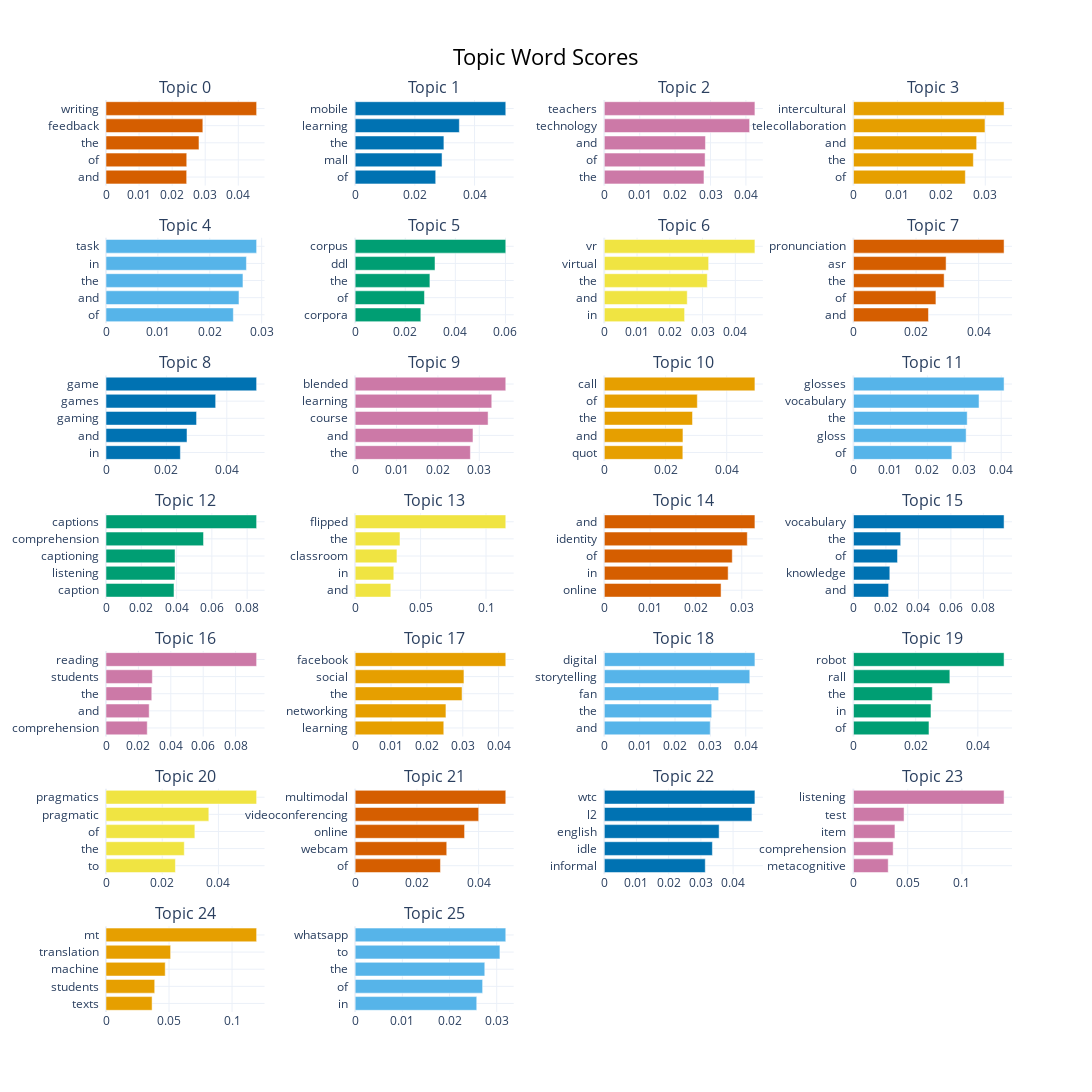

Source (notebook cell):
### Code cell
topics_to_include = list(range(0, 26))
model.visualize_barchart(topics= topics_to_include, width=300)

### Figure 1 — Plotly figure (JSON) as saved in the notebook; plotly's stock layout.template omitted (floating-point values rounded to 4 significant figures)
{"data": [{"marker": {"color": "#D55E00"}, "orientation": "h", "type": "bar", "x": [0.0244, 0.02442, 0.02811, 0.02928, 0.04555], "xaxis": "x", "y": ["and  ", "of  ", "the  ", "feedback  ", "writing  "], "yaxis": "y"}, {"marker": {"color": "#0072B2"}, "orientation": "h", "type": "bar", "x": [0.02698, 0.02911, 0.02973, 0.0349, 0.05046], "xaxis": "x2", "y": ["of  ", "mall  ", "the  ", "learning  ", "mobile  "], "yaxis": "y2"}, {"marker": {"color": "#CC79A7"}, "orientation": "h", "type": "bar", "x": [0.02815, 0.02846, 0.02857, 0.04104, 0.04254], "xaxis": "x3", "y": ["the  ", "of  ", "and  ", "technology  ", "teachers  "], "yaxis": "y3"}, {"marker": {"color": "#E69F00"}, "orientation": "h", "type": "bar", "x": [0.02547, 0.02729, 0.02804, 0.02994, 0.03428], "xaxis": "x4", "y": ["of  ", "the  ", "and  ", "telecollaboration  ", "intercultural  "], "yaxis": "y4"}, {"marker": {"color": "#56B4E9"}, "orientation": "h", "type": "bar", "x": [0.02454, 0.02563, 0.02639, 0.02706, 0.02903], "xaxis": "x5", "y": ["of  ", "and  ", "the  ", "in  ", "task  "], "yaxis": "y5"}, {"marker": {"color": "#009E73"}, "orientation": "h", "type": "bar", "x": [0.02623, 0.02767, 0.02984, 0.03188, 0.06013], "xaxis": "x6", "y": ["corpora  ", "of  ", "the  ", "ddl  ", "corpus  "], "yaxis": "y6"}, {"marker": {"color": "#F0E442"}, "orientation": "h", "type": "bar", "x": [0.02451, 0.02531, 0.03143, 0.03185, 0.04599], "xaxis": "x7", "y": ["in  ", "and  ", "the  ", "virtual  ", "vr  "], "yaxis": "y7"}, {"marker": {"color": "#D55E00"}, "orientation": "h", "type": "bar", "x": [0.02397, 0.02635, 0.02897, 0.0296, 0.04812], "xaxis": "x8", "y": ["and  ", "of  ", "the  ", "asr  ", "pronunciation  "], "yaxis": "y8"}, {"marker": {"color": "#0072B2"}, "orientation": "h", "type": "bar", "x": [0.02463, 0.02682, 0.02998, 0.03631, 0.04987], "xaxis": "x9", "y": ["in  ", "and  ", "gaming  ", "games  ", "game  "], "yaxis": "y9"}, {"marker": {"color": "#CC79A7"}, "orientation": "h", "type": "bar", "x": [0.02784, 0.02847, 0.03212, 0.03301, 0.03639], "xaxis": "x10", "y": ["the  ", "and  ", "course  ", "learning  ", "blended  "], "yaxis": "y10"}, {"marker": {"color": "#E69F00"}, "orientation": "h", "type": "bar", "x": [0.02566, 0.0257, 0.02882, 0.03039, 0.04921], "xaxis": "x11", "y": ["quot  ", "and  ", "the  ", "of  ", "call  "], "yaxis": "y11"}, {"marker": {"color": "#56B4E9"}, "orientation": "h", "type": "bar", "x": [0.02665, 0.03051, 0.03079, 0.034, 0.04078], "xaxis": "x12", "y": ["of  ", "gloss  ", "the  ", "vocabulary  ", "glosses  "], "yaxis": "y12"}, {"marker": {"color": "#009E73"}, "orientation": "h", "type": "bar", "x": [0.03853, 0.0391, 0.03914, 0.05527, 0.08537], "xaxis": "x13", "y": ["caption  ", "listening  ", "captioning  ", "comprehension  ", "captions  "], "yaxis": "y13"}, {"marker": {"color": "#F0E442"}, "orientation": "h", "type": "bar", "x": [0.02723, 0.02952, 0.03192, 0.03425, 0.1151], "xaxis": "x14", "y": ["and  ", "in  ", "classroom  ", "the  ", "flipped  "], "yaxis": "y14"}, {"marker": {"color": "#D55E00"}, "orientation": "h", "type": "bar", "x": [0.02549, 0.02703, 0.02793, 0.03121, 0.03288], "xaxis": "x15", "y": ["online  ", "in  ", "of  ", "identity  ", "and  "], "yaxis": "y15"}, {"marker": {"color": "#0072B2"}, "orientation": "h", "type": "bar", "x": [0.02165, 0.0224, 0.02714, 0.02908, 0.09275], "xaxis": "x16", "y": ["and  ", "knowledge  ", "of  ", "the  ", "vocabulary  "], "yaxis": "y16"}, {"marker": {"color": "#CC79A7"}, "orientation": "h", "type": "bar", "x": [0.02546, 0.02666, 0.02826, 0.02861, 0.09298], "xaxis": "x17", "y": ["comprehension  ", "and  ", "the  ", "students  ", "reading  "], "yaxis": "y17"}, {"marker": {"color": "#E69F00"}, "orientation": "h", "type": "bar", "x": [0.02471, 0.02531, 0.02981, 0.03033, 0.042], "xaxis": "x18", "y": ["learning  ", "networking  ", "the  ", "social  ", "facebook  "], "yaxis": "y18"}, {"marker": {"color": "#56B4E9"}, "orientation": "h", "type": "bar", "x": [0.02996, 0.03038, 0.03236, 0.04115, 0.0426], "xaxis": "x19", "y": ["and  ", "the  ", "fan  ", "storytelling  ", "digital  "], "yaxis": "y19"}, {"marker": {"color": "#009E73"}, "orientation": "h", "type": "bar", "x": [0.02429, 0.02492, 0.02535, 0.031, 0.04843], "xaxis": "x20", "y": ["of  ", "in  ", "the  ", "rall  ", "robot  "], "yaxis": "y20"}, {"marker": {"color": "#F0E442"}, "orientation": "h", "type": "bar", "x": [0.02469, 0.02784, 0.03161, 0.03658, 0.05359], "xaxis": "x21", "y": ["to  ", "the  ", "of  ", "pragmatic  ", "pragmatics  "], "yaxis": "y21"}, {"marker": {"color": "#D55E00"}, "orientation": "h", "type": "bar", "x": [0.02764, 0.02968, 0.03545, 0.04003, 0.0488], "xaxis": "x22", "y": ["of  ", "webcam  ", "online  ", "videoconferencing  ", "multimodal  "], "yaxis": "y22"}, {"marker": {"color": "#0072B2"}, "orientation": "h", "type": "bar", "x": [0.03137, 0.03358, 0.03567, 0.04586, 0.04679], "xaxis": "x23", "y": ["informal  ", "idle  ", "english  ", "l2  ", "wtc  "], "yaxis": "y23"}, {"marker": {"color": "#CC79A7"}, "orientation": "h", "type": "bar", "x": [0.03203, 0.03659, 0.03824, 0.04663, 0.1388], "xaxis": "x24", "y": ["metacognitive  ", "comprehension  ", "item  ", "test  ", "listening  "], "yaxis": "y24"}, {"marker": {"color": "#E69F00"}, "orientation": "h", "type": "bar", "x": [0.03657, 0.03864, 0.04697, 0.05126, 0.1195], "xaxis": "x25", "y": ["texts  ", "students  ", "machine  ", "translation  ", "mt  "], "yaxis": "y25"}, {"marker": {"color": "#56B4E9"}, "orientation": "h", "type": "bar", "x": [0.02576, 0.02701, 0.02747, 0.03067, 0.03192], "xaxis": "x26", "y": ["in  ", "of  ", "the  ", "to  ", "whatsapp  "], "yaxis": "y26"}], "layout": {"annotations": [{"font": {"size": 16}, "showarrow": false, "text": "Topic 0", "x": 0.0875, "xanchor": "center", "xref": "paper", "y": 1, "yanchor": "bottom", "yref": "paper"}, {"font": {"size": 16}, "showarrow": false, "text": "Topic 1", "x": 0.3625, "xanchor": "center", "xref": "paper", "y": 1, "yanchor": "bottom", "yref": "paper"}, {"font": {"size": 16}, "showarrow": false, "text": "Topic 2", "x": 0.6375, "xanchor": "center", "xref": "paper", "y": 1, "yanchor": "bottom", "yref": "paper"}, {"font": {"size": 16}, "showarrow": false, "text": "Topic 3", "x": 0.9125, "xanchor": "center", "xref": "paper", "y": 1, "yanchor": "bottom", "yref": "paper"}, {"font": {"size": 16}, "showarrow": false, "text": "Topic 4", "x": 0.0875, "xanchor": "center", "xref": "paper", "y": 0.849, "yanchor": "bottom", "yref": "paper"}, {"font": {"size": 16}, "showarrow": false, "text": "Topic 5", "x": 0.3625, "xanchor": "center", "xref": "paper", "y": 0.849, "yanchor": "bottom", "yref": "paper"}, {"font": {"size": 16}, "showarrow": false, "text": "Topic 6", "x": 0.6375, "xanchor": "center", "xref": "paper", "y": 0.849, "yanchor": "bottom", "yref": "paper"}, {"font": {"size": 16}, "showarrow": false, "text": "Topic 7", "x": 0.9125, "xanchor": "center", "xref": "paper", "y": 0.849, "yanchor": "bottom", "yref": "paper"}, {"font": {"size": 16}, "showarrow": false, "text": "Topic 8", "x": 0.0875, "xanchor": "center", "xref": "paper", "y": 0.698, "yanchor": "bottom", "yref": "paper"}, {"font": {"size": 16}, "showarrow": false, "text": "Topic 9", "x": 0.3625, "xanchor": "center", "xref": "paper", "y": 0.698, "yanchor": "bottom", "yref": "paper"}, {"font": {"size": 16}, "showarrow": false, "text": "Topic 10", "x": 0.6375, "xanchor": "center", "xref": "paper", "y": 0.698, "yanchor": "bottom", "yref": "paper"}, {"font": {"size": 16}, "showarrow": false, "text": "Topic 11", "x": 0.9125, "xanchor": "center", "xref": "paper", "y": 0.698, "yanchor": "bottom", "yref": "paper"}, {"font": {"size": 16}, "showarrow": false, "text": "Topic 12", "x": 0.0875, "xanchor": "center", "xref": "paper", "y": 0.5469, "yanchor": "bottom", "yref": "paper"}, {"font": {"size": 16}, "showarrow": false, "text": "Topic 13", "x": 0.3625, "xanchor": "center", "xref": "paper", "y": 0.5469, "yanchor": "bottom", "yref": "paper"}, {"font": {"size": 16}, "showarrow": false, "text": "Topic 14", "x": 0.6375, "xanchor": "center", "xref": "paper", "y": 0.5469, "yanchor": "bottom", "yref": "paper"}, {"font": {"size": 16}, "showarrow": false, "text": "Topic 15", "x": 0.9125, "xanchor": "center", "xref": "paper", "y": 0.5469, "yanchor": "bottom", "yref": "paper"}, {"font": {"size": 16}, "showarrow": false, "text": "Topic 16", "x": 0.0875, "xanchor": "center", "xref": "paper", "y": 0.3959, "yanchor": "bottom", "yref": "paper"}, {"font": {"size": 16}, "showarrow": false, "text": "Topic 17", "x": 0.3625, "xanchor": "center", "xref": "paper", "y": 0.3959, "yanchor": "bottom", "yref": "paper"}, {"font": {"size": 16}, "showarrow": false, "text": "Topic 18", "x": 0.6375, "xanchor": "center", "xref": "paper", "y": 0.3959, "yanchor": "bottom", "yref": "paper"}, {"font": {"size": 16}, "showarrow": false, "text": "Topic 19", "x": 0.9125, "xanchor": "center", "xref": "paper", "y": 0.3959, "yanchor": "bottom", "yref": "paper"}, {"font": {"size": 16}, "showarrow": false, "text": "Topic 20", "x": 0.0875, "xanchor": "center", "xref": "paper", "y": 0.2449, "yanchor": "bottom", "yref": "paper"}, {"font": {"size": 16}, "showarrow": false, "text": "Topic 21", "x": 0.3625, "xanchor": "center", "xref": "paper", "y": 0.2449, "yanchor": "bottom", "yref": "paper"}, {"font": {"size": 16}, "showarrow": false, "text": "Topic 22", "x": 0.6375, "xanchor": "center", "xref": "paper", "y": 0.2449, "yanchor": "bottom", "yref": "paper"}, {"font": {"size": 16}, "showarrow": false, "text": "Topic 23", "x": 0.9125, "xanchor": "center", "xref": "paper", "y": 0.2449, "yanchor": "bottom", "yref": "paper"}, {"font": {"size": 16}, "showarrow": false, "text": "Topic 24", "x": 0.0875, "xanchor": "center", "xref": "paper", "y": 0.09388, "yanchor": "bottom", "yref": "paper"}, {"font": {"size": 16}, "showarrow": false, "text": "Topic 25", "x": 0.3625, "xanchor": "center", "xref": "paper", "y": 0.09388, "yanchor": "bottom", "yref": "paper"}], "height": 1750, "hoverlabel": {"bgcolor": "white", "font": {"family": "Rockwell", "size": 16}}, "showlegend": false, "title": {"font": {"color": "Black", "size": 22}, "text": "Topic Word Scores", "x": 0.5, "xanchor": "center", "yanchor": "top"}, "width": 1200, "xaxis": {"anchor": "y", "domain": [0, 0.175], "showgrid": true}, "xaxis10": {"anchor": "y10", "domain": [0.275, 0.45], "showgrid": true}, "xaxis11": {"anchor": "y11", "domain": [0.55, 0.725], "showgrid": true}, "xaxis12": {"anchor": "y12", "domain": [0.825, 1], "showgrid": true}, "xaxis13": {"anchor": "y13", "domain": [0, 0.175], "showgrid": true}, "xaxis14": {"anchor": "y14", "domain": [0.275, 0.45], "showgrid": true}, "xaxis15": {"anchor": "y15", "domain": [0.55, 0.725], "showgrid": true}, "xaxis16": {"anchor": "y16", "domain": [0.825, 1], "showgrid": true}, "xaxis17": {"anchor": "y17", "domain": [0, 0.175], "showgrid": true}, "xaxis18": {"anchor": "y18", "domain": [0.275, 0.45], "showgrid": true}, "xaxis19": {"anchor": "y19", "domain": [0.55, 0.725], "showgrid": true}, "xaxis2": {"anchor": "y2", "domain": [0.275, 0.45], "showgrid": true}, "xaxis20": {"anchor": "y20", "domain": [0.825, 1], "showgrid": true}, "xaxis21": {"anchor": "y21", "domain": [0, 0.175], "showgrid": true}, "xaxis22": {"anchor": "y22", "domain": [0.275, 0.45], "showgrid": true}, "xaxis23": {"anchor": "y23", "domain": [0.55, 0.725], "showgrid": true}, "xaxis24": {"anchor": "y24", "domain": [0.825, 1], "showgrid": true}, "xaxis25": {"anchor": "y25", "domain": [0, 0.175], "showgrid": true}, "xaxis26": {"anchor": "y26", "domain": [0.275, 0.45], "showgrid": true}, "xaxis27": {"anchor": "y27", "domain": [0.55, 0.725], "showgrid": true}, "xaxis28": {"anchor": "y28", "domain": [0.825, 1], "showgrid": true}, "xaxis3": {"anchor": "y3", "domain": [0.55, 0.725], "showgrid": true}, "xaxis4": {"anchor": "y4", "domain": [0.825, 1], "showgrid": true}, "xaxis5": {"anchor": "y5", "domain": [0, 0.175], "showgrid": true}, "xaxis6": {"anchor": "y6", "domain": [0.275, 0.45], "showgrid": true}, "xaxis7": {"anchor": "y7", "domain": [0.55, 0.725], "showgrid": true}, "xaxis8": {"anchor": "y8", "domain": [0.825, 1], "showgrid": true}, "xaxis9": {"anchor": "y9", "domain": [0, 0.175], "showgrid": true}, "yaxis": {"anchor": "x", "domain": [0.9061, 1], "showgrid": true}, "yaxis10": {"anchor": "x10", "domain": [0.6041, 0.698], "showgrid": true}, "yaxis11": {"anchor": "x11", "domain": [0.6041, 0.698], "showgrid": true}, "yaxis12": {"anchor": "x12", "domain": [0.6041, 0.698], "showgrid": true}, "yaxis13": {"anchor": "x13", "domain": [0.4531, 0.5469], "showgrid": true}, "yaxis14": {"anchor": "x14", "domain": [0.4531, 0.5469], "showgrid": true}, "yaxis15": {"anchor": "x15", "domain": [0.4531, 0.5469], "showgrid": true}, "yaxis16": {"anchor": "x16", "domain": [0.4531, 0.5469], "showgrid": true}, "yaxis17": {"anchor": "x17", "domain": [0.302, 0.3959], "showgrid": true}, "yaxis18": {"anchor": "x18", "domain": [0.302, 0.3959], "showgrid": true}, "yaxis19": {"anchor": "x19", "domain": [0.302, 0.3959], "showgrid": true}, "yaxis2": {"anchor": "x2", "domain": [0.9061, 1], "showgrid": true}, "yaxis20": {"anchor": "x20", "domain": [0.302, 0.3959], "showgrid": true}, "yaxis21": {"anchor": "x21", "domain": [0.151, 0.2449], "showgrid": true}, "yaxis22": {"anchor": "x22", "domain": [0.151, 0.2449], "showgrid": true}, "yaxis23": {"anchor": "x23", "domain": [0.151, 0.2449], "showgrid": true}, "yaxis24": {"anchor": "x24", "domain": [0.151, 0.2449], "showgrid": true}, "yaxis25": {"anchor": "x25", "domain": [0, 0.09388], "showgrid": true}, "yaxis26": {"anchor": "x26", "domain": [0, 0.09388], "showgrid": true}, "yaxis27": {"anchor": "x27", "domain": [0, 0.09388], "showgrid": true}, "yaxis28": {"anchor": "x28", "domain": [0, 0.09388], "showgrid": true}, "yaxis3": {"anchor": "x3", "domain": [0.9061, 1], "showgrid": true}, "yaxis4": {"anchor": "x4", "domain": [0.9061, 1], "showgrid": true}, "yaxis5": {"anchor": "x5", "domain": [0.7551, 0.849], "showgrid": true}, "yaxis6": {"anchor": "x6", "domain": [0.7551, 0.849], "showgrid": true}, "yaxis7": {"anchor": "x7", "domain": [0.7551, 0.849], "showgrid": true}, "yaxis8": {"anchor": "x8", "domain": [0.7551, 0.849], "showgrid": true}, "yaxis9": {"anchor": "x9", "domain": [0.6041, 0.698], "showgrid": true}}}
